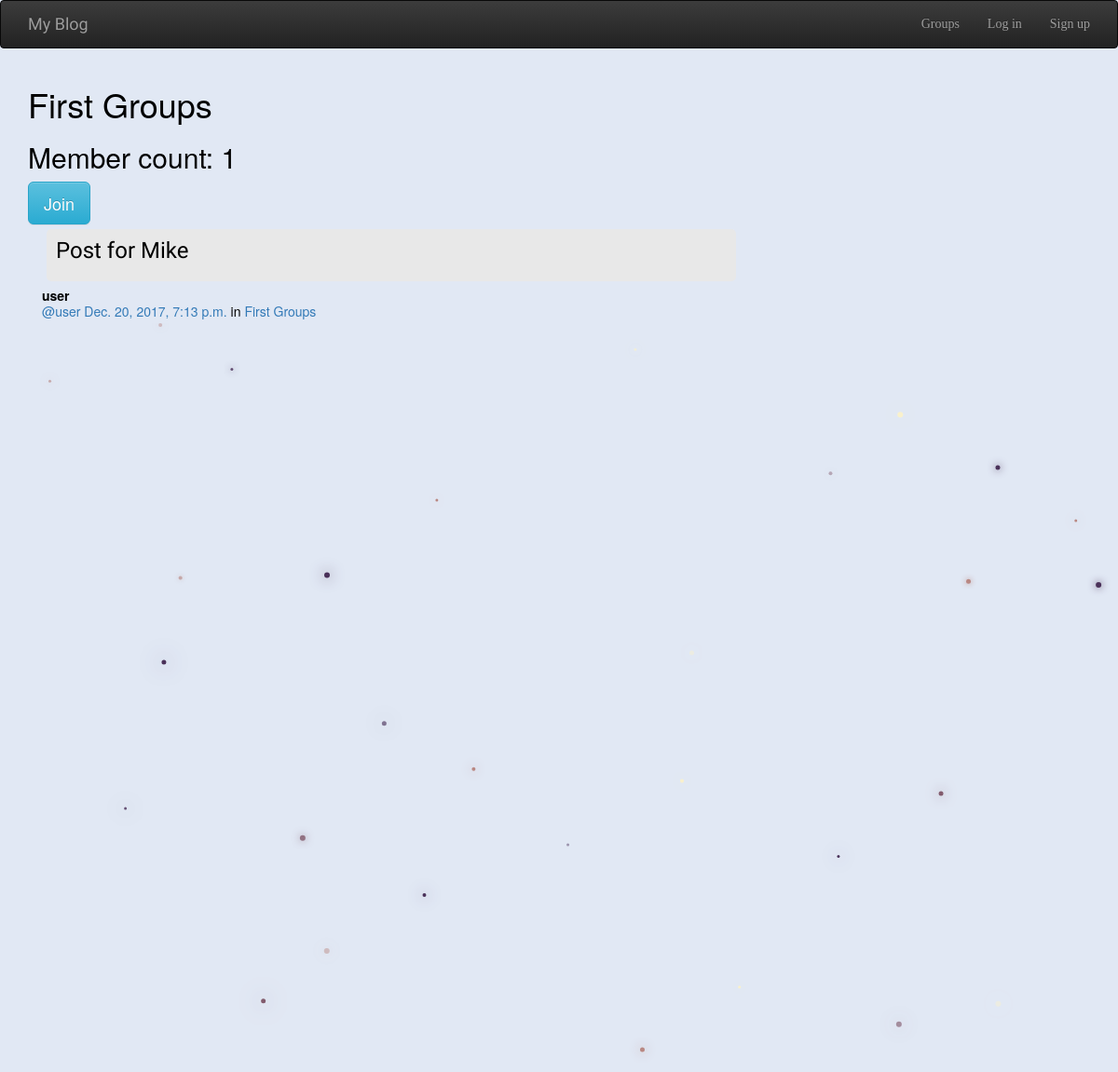
Page /groups/post/in/first-groups/ on the earlier database version.
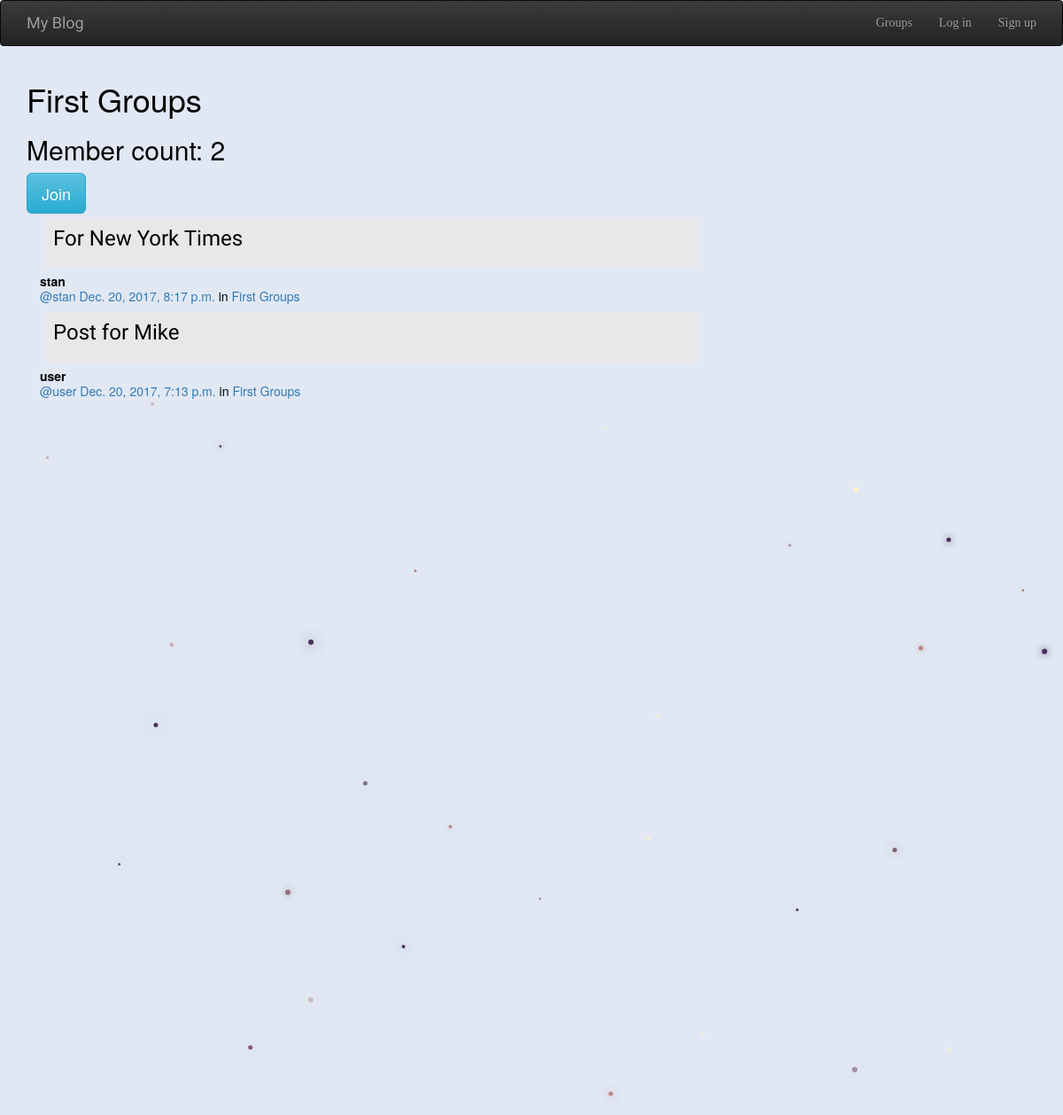
Same page on the later database version.
### groups/models.py (models this page shows, shortened)
class Group(models.Model):
    name = models.CharField(max_length=255, unique = True)
    slug = models.SlugField(allow_unicode = True, unique = True)
    description = models.TextField(blank = True, default='')
    description_html = models.TextField(editable=False, default='', blank=True)
    members = models.ManyToManyField(User, through= 'GroupMember')
    class Meta:
        ordering = ['name']

### posts/models.py (models this page shows, shortened)
class Post(models.Model):
    user = models.ForeignKey(User, related_name='posts')
    created_at = models.DateTimeField(auto_now=True)
    message = models.TextField()
    message_html = models.TextField(editable=False)
    group = models.ForeignKey(Group, related_name='posts', null=True, blank=True)
    class Meta:
        ordering = ['-created_at']
        unique_together = ['user', 'message']

### groups/views.py (the view)
# urls.py: url(r'^post/in/(?P<slug>[-\w]+)/$', views.SingleGroup.as_view(), name='single'),
class SingleGroup(generic.DetailView):
    model = Group

### groups/templates/groups/group_detail.html
{% extends 'groups/group_base.html' %}
{% block pregroup %}
<h1>{{group.name}}</h1>
<h2>Member count: {{group.members.count}}</h2>
<div class="content">
    {% if user in group.members.all %}
    <a class="btn btn-lg btn-fill  btn-warning" href="{% url 'groups:leave' slug=group.slug %}"> <span class="glyphincon glyphicon-remove-cercle" >Leave</span> </a>
    {% else  %}
    <a class="btn btn-lg btn-fill  btn-info" href="{% url 'groups:join' slug=group.slug %}"> <span class="glyphincon glyphicon-ok-cercle" >Join</span> </a>
    {% endif %}
</div>
{% endblock pregroup %}
{% block group_content %}
<div class="col-md-8">
    {% if group.post.count == 0 %}
    <h2>Not post in this group yet.</h2>
    {% else %}
    {% for post in group.posts.all %}
    {% include 'posts/_post.html' %}
    {% endfor %}
    {% endif %}
</div>
{% endblock group_content %}

### posts/templates/posts/_post.html (shortened to what this page needs)
<div class="post-media">
    <h3 class="post-message">{{post.message_html|safe}}</h3>
    <div class="media-body">
        <strong>{{post.user.username}}</strong>
        <h5 class="media-heading">
            <span class="username">
                <a href="{% url 'posts:for_user' username=post.user.username%}">@{{post.user.username}}</a>
            </span>
            <time class="time" >
                <a href="{% url 'posts:single' username=post.user.username pk=post.pk %}">{{post.created_at}}</a>
            </time>
            {% if post.group %}
            <span class="group-name" >in <a href="{% url 'groups:single' slug=post.group.slug %}">{{post.group.name}}</a> </span>
            {% endif %}
        </h5>
    </div>
</div>

Differences in the rows shown:
computed for Group "First Groups": members.count "1" → "2"
added Post: message_html "For New York Times", user.username "stan", created_at "Dec. 20, 2017, 8:17 p.m.", group.name "First Groups"
